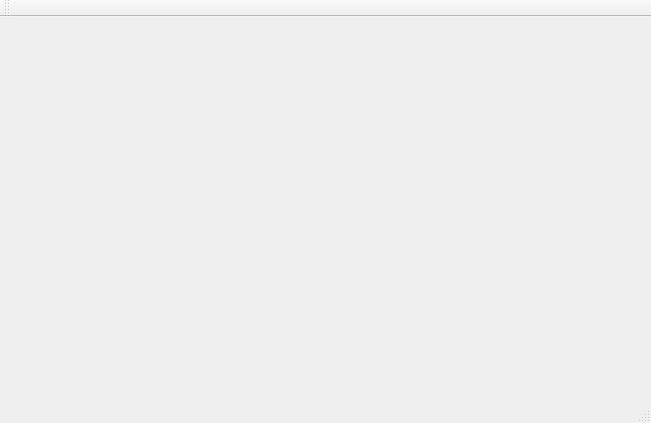
<?xml version="1.0" encoding="UTF-8"?>
<ui version="4.0">
 <class>MainWindow</class>
 <widget class="QMainWindow" name="MainWindow">
  <property name="geometry">
   <rect>
    <x>0</x>
    <y>0</y>
    <width>651</width>
    <height>423</height>
   </rect>
  </property>
  <property name="windowTitle">
   <string>APPLICATION OPEN CHARGE MAP</string>
  </property>
  <widget class="QWidget" name="centralWidget">
   <layout class="QVBoxLayout" name="verticalLayout_2">
    <item>
     <widget class="RechargeVehicule" name="widget" native="true">
      <layout class="QVBoxLayout" name="verticalLayout"/>
     </widget>
    </item>
   </layout>
  </widget>
  <widget class="QMenuBar" name="menuBar">
   <property name="geometry">
    <rect>
     <x>0</x>
     <y>0</y>
     <width>651</width>
     <height>25</height>
    </rect>
   </property>
  </widget>
  <widget class="QToolBar" name="mainToolBar">
   <attribute name="toolBarArea">
    <enum>TopToolBarArea</enum>
   </attribute>
   <attribute name="toolBarBreak">
    <bool>false</bool>
   </attribute>
  </widget>
  <widget class="QStatusBar" name="statusBar"/>
 </widget>
 <layoutdefault spacing="6" margin="11"/>
 <customwidgets>
  <customwidget>
   <class>RechargeVehicule</class>
   <extends>QWidget</extends>
   <header>rechargevehicule.h</header>
   <container>1</container>
  </customwidget>
 </customwidgets>
 <resources/>
 <connections/>
</ui>
